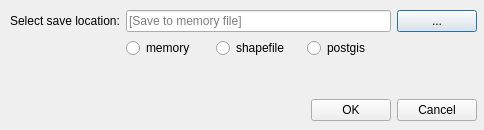
<?xml version="1.0" encoding="UTF-8"?>
<!--
SPDX-FileCopyrightText: 2017 Jorge Gil <jorge.gil@ucl.ac.uk>
SPDX-FileCopyrightText: 2017 UCL
SPDX-FileCopyrightText: 2019 Ioanna Kolovou <i.kolovou@spacesyntax.com>
SPDX-FileCopyrightText: 2019 Space Syntax Ltd.

SPDX-License-Identifier: GPL-2.0-or-later
-->
<ui version="4.0">
 <class>CreateNewEntranceDialog</class>
 <widget class="QDialog" name="CreateNewEntranceDialog">
  <property name="geometry">
   <rect>
    <x>0</x>
    <y>0</y>
    <width>484</width>
    <height>130</height>
   </rect>
  </property>
  <property name="sizePolicy">
   <sizepolicy hsizetype="Preferred" vsizetype="Fixed">
    <horstretch>0</horstretch>
    <verstretch>0</verstretch>
   </sizepolicy>
  </property>
  <property name="minimumSize">
   <size>
    <width>250</width>
    <height>130</height>
   </size>
  </property>
  <property name="maximumSize">
   <size>
    <width>16777215</width>
    <height>130</height>
   </size>
  </property>
  <property name="windowTitle">
   <string>Create new entrance layer</string>
  </property>
  <widget class="QWidget" name="">
   <property name="geometry">
    <rect>
     <x>10</x>
     <y>10</y>
     <width>467</width>
     <height>111</height>
    </rect>
   </property>
   <layout class="QGridLayout" name="gridLayout">
    <item row="0" column="0">
     <widget class="QLabel" name="label">
      <property name="sizePolicy">
       <sizepolicy hsizetype="Maximum" vsizetype="Maximum">
        <horstretch>0</horstretch>
        <verstretch>0</verstretch>
       </sizepolicy>
      </property>
      <property name="text">
       <string>Select save location:</string>
      </property>
     </widget>
    </item>
    <item row="0" column="3">
     <widget class="QPushButton" name="pushButtonSelectLocationEntrance">
      <property name="sizePolicy">
       <sizepolicy hsizetype="Maximum" vsizetype="Fixed">
        <horstretch>0</horstretch>
        <verstretch>0</verstretch>
       </sizepolicy>
      </property>
      <property name="text">
       <string>...</string>
      </property>
     </widget>
    </item>
    <item row="2" column="1">
     <spacer name="verticalSpacer">
      <property name="orientation">
       <enum>Qt::Vertical</enum>
      </property>
      <property name="sizeHint" stdset="0">
       <size>
        <width>20</width>
        <height>42</height>
       </size>
      </property>
     </spacer>
    </item>
    <item row="3" column="2">
     <widget class="QPushButton" name="pushButtonEntrancesNewFileDLG">
      <property name="sizePolicy">
       <sizepolicy hsizetype="Maximum" vsizetype="Fixed">
        <horstretch>0</horstretch>
        <verstretch>0</verstretch>
       </sizepolicy>
      </property>
      <property name="text">
       <string>OK</string>
      </property>
     </widget>
    </item>
    <item row="3" column="3">
     <widget class="QPushButton" name="closePopUpEntrancesButton">
      <property name="sizePolicy">
       <sizepolicy hsizetype="Maximum" vsizetype="Fixed">
        <horstretch>0</horstretch>
        <verstretch>0</verstretch>
       </sizepolicy>
      </property>
      <property name="text">
       <string>Cancel</string>
      </property>
     </widget>
    </item>
    <item row="1" column="1" colspan="2">
     <layout class="QHBoxLayout" name="horizontalLayout">
      <item>
       <widget class="QRadioButton" name="e_memory_radioButton">
        <property name="text">
         <string>memory</string>
        </property>
       </widget>
      </item>
      <item>
       <widget class="QRadioButton" name="e_shp_radioButton">
        <property name="text">
         <string>shapefile</string>
        </property>
       </widget>
      </item>
      <item>
       <widget class="QRadioButton" name="e_postgis_radioButton">
        <property name="text">
         <string>postgis</string>
        </property>
       </widget>
      </item>
     </layout>
    </item>
    <item row="0" column="1" colspan="2">
     <widget class="QLineEdit" name="lineEditEntrances">
      <property name="placeholderText">
       <string>[Save to memory file]</string>
      </property>
     </widget>
    </item>
   </layout>
  </widget>
 </widget>
 <resources/>
 <connections/>
</ui>
